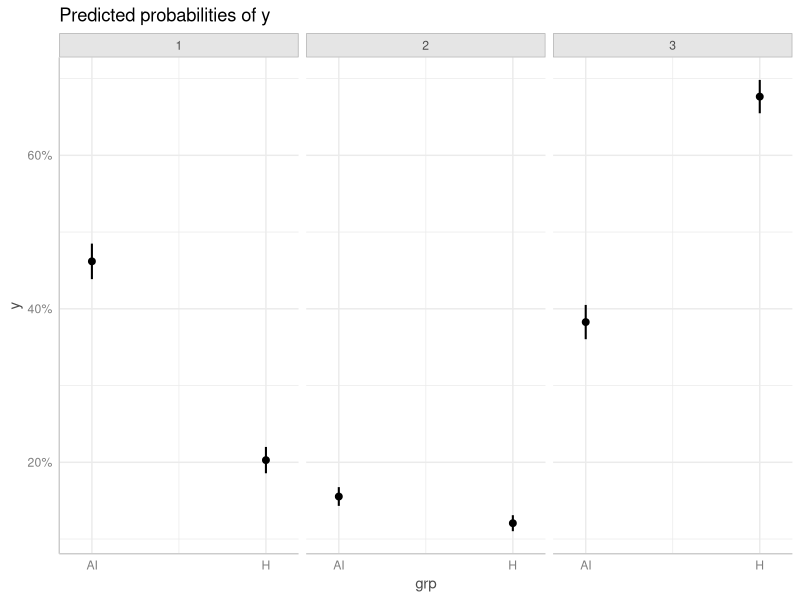

Here is the R script that generated this plot:
## ---- chunk 1
knitr::opts_chunk$set(echo = TRUE, message = FALSE)
## ---- chunk 2
n <- 200
id <- 1:n
rep <- 1:20
d <- expand.grid(rep = rep, id = id)
d <- d[order(d$id),]
d$rep <- NULL
d$grp <- rep(rep(c("AI", "H"), each = 10), n)

# coefficients
b01 <- 0.1   # intercept 1
b02 <- -0.5  # intercept 2
b1 <- 1.2    # "H" effect

# random effects for subjects
set.seed(99)
z <- rnorm(n = n, 0, sd=0.1)
re <- rep(z, each = 20)

# generate log odds using coefficients
logodds1 <- b01 + b1 * (d$grp=="H") + re
logodds2 <- b02 + b1 * (d$grp=="H") + re

# convert to probabilities; plogis() is inverse logit (ie, converts logodds to
# probabilities)
prob_2to3 <- plogis(logodds1)
prob_3 <- plogis(logodds2)
prob_1 <- 1 - prob_2to3
prob_2 <- prob_2to3 - prob_3

# now simulate 3-level response using probabilities
f <- function(p1, p2, p3)sample(x = c(1:3), size = 1, prob = c(p1, p2, p3))
set.seed(12)
d$y <- mapply(f, p1 = prob_1, p2 = prob_2, p3 = prob_3)
# create ordered factor
d$y <- ordered(d$y, labels = c("out_group", "neither", "in_group"))
## ---- chunk 3
summary(d$y)
## ---- chunk 4
xtabs(~ grp + y, data = d) |>
  proportions(margin = 1) |>
  round(2)
## ---- chunk 5
library(ordinal)
m <- clmm(y ~ grp + (1|id), data = d)
summary(m)
## ---- chunk 6
library(ggeffects)
# visualize model
ggpredict(m, terms = c("grp")) |> plot()

## ---- chunk 7
exp(1.21571)
## ---- chunk 8
library(geepack)
m2 <- ordgee(y ~ grp, id = id, data = d)
summary(m2)
